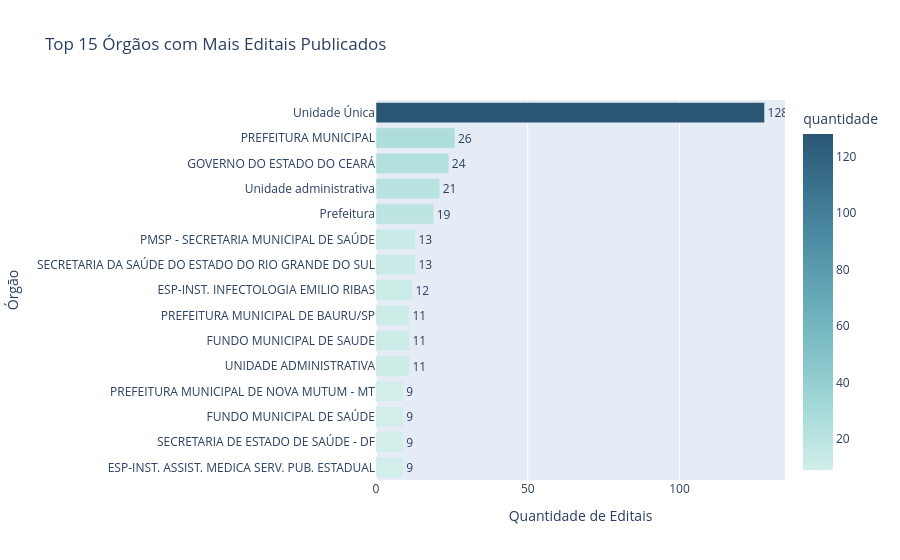

The notebook cell this image was saved under:
### Markdown cell above
### 4.6 Órgãos Compradores

Identificar quais órgãos são os maiores compradores públicos.

### Code cell
df["orgao"] = df["unidadeOrgao"].apply(
    lambda x: x.get("nomeUnidade") if isinstance(x, dict) else None
)

top_orgaos = df["orgao"].value_counts().head(15).reset_index()
top_orgaos.columns = ["orgao", "quantidade"]

fig6 = px.bar(
    top_orgaos,
    x="quantidade",
    y="orgao",
    orientation="h",
    title="Top 15 Órgãos com Mais Editais Publicados",
    text="quantidade",
    color="quantidade",
    color_continuous_scale="Teal"
)

fig6.update_traces(textposition="outside")
fig6.update_layout(
    yaxis=dict(autorange="reversed"),
    xaxis_title="Quantidade de Editais",
    yaxis_title="Órgão"
)
fig6.show()

### Figure 1 — Plotly figure (JSON) as saved in the notebook; plotly's stock layout.template omitted (floating-point values rounded to 4 significant figures)
{"data": [{"hovertemplate": "quantidade=%{marker.color}<br>orgao=%{y}<extra></extra>", "legendgroup": "", "marker": {"color": [128, 26, 24, 21, 19, 13, 13, 12, 11, 11, 11, 9, 9, 9, 9], "coloraxis": "coloraxis", "pattern": {"shape": ""}}, "name": "", "orientation": "h", "showlegend": false, "text": [128.0, 26.0, 24.0, 21.0, 19.0, 13.0, 13.0, 12.0, 11.0, 11.0, 11.0, 9.0, 9.0, 9.0, 9.0], "textposition": "outside", "type": "bar", "x": [128, 26, 24, 21, 19, 13, 13, 12, 11, 11, 11, 9, 9, 9, 9], "xaxis": "x", "y": ["Unidade Única", "PREFEITURA MUNICIPAL", "GOVERNO DO ESTADO DO CEARÁ", "Unidade administrativa", "Prefeitura", "PMSP - SECRETARIA MUNICIPAL DE SAÚDE", "SECRETARIA DA SAÚDE DO ESTADO DO RIO GRANDE DO SUL", "ESP-INST. INFECTOLOGIA EMILIO RIBAS", "PREFEITURA MUNICIPAL DE BAURU/SP", "FUNDO MUNICIPAL DE SAUDE", "UNIDADE ADMINISTRATIVA", "PREFEITURA MUNICIPAL DE NOVA MUTUM - MT", "FUNDO MUNICIPAL DE SAÚDE", "SECRETARIA DE ESTADO DE SAÚDE - DF", "ESP-INST. ASSIST. MEDICA SERV. PUB. ESTADUAL"], "yaxis": "y"}], "layout": {"barmode": "relative", "coloraxis": {"autocolorscale": false, "colorbar": {"title": {"text": "quantidade"}}, "colorscale": [[0, "rgb(209, 238, 234)"], [0.1667, "rgb(168, 219, 217)"], [0.3333, "rgb(133, 196, 201)"], [0.5, "rgb(104, 171, 184)"], [0.6667, "rgb(79, 144, 166)"], [0.8333, "rgb(59, 115, 143)"], [1, "rgb(42, 86, 116)"]]}, "legend": {"tracegroupgap": 0}, "title": {"text": "Top 15 Órgãos com Mais Editais Publicados"}, "xaxis": {"anchor": "y", "domain": [0, 1], "title": {"text": "Quantidade de Editais"}}, "yaxis": {"anchor": "x", "autorange": "reversed", "domain": [0, 1], "title": {"text": "Órgão"}}}}
